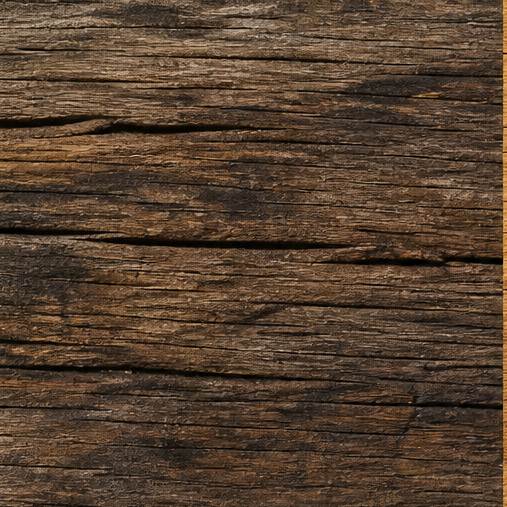
#> input picture design/progression/patches/wood-01.png, 507 x 507 px
$ python build-wood-patch-comparison.py
#> lines starting #> are read from the running program, lines starting #| are printed output that depends on the picture
#!/usr/bin/env python3
"""Montage: original patches (top) vs FFT-synthesized finals (bottom)."""

from __future__ import annotations

import sys
from pathlib import Path

from PIL import Image, ImageDraw, ImageFont

ROOT = Path(__file__).resolve().parents[1]
PATCH_DIR = ROOT / "design/progression/patches"
SYNTH_DIR = ROOT / "design/progression/synthesized"
OUT = ROOT / "design/progression/wood-patch-comparison.png"

LABEL_H = 28
GAP = 4
PAD = 8
COUNT = 6


def load_cell(path: Path, size: tuple[int, int]) -> Image.Image:
    img = Image.open(path).convert("RGB")
    return img.resize(size, Image.Resampling.LANCZOS)


def main() -> None:
    patch_dir = Path(sys.argv[1]) if len(sys.argv) > 1 else PATCH_DIR
    synth_dir = Path(sys.argv[2]) if len(sys.argv) > 2 else SYNTH_DIR
    out = Path(sys.argv[3]) if len(sys.argv) > 3 else OUT

    sample = Image.open(patch_dir / "wood-01.png")
#> sample is the input picture: PIL image 507x507 RGB; mean R, G, B 85.1, 64.6, 47.3
    cell_w, cell_h = sample.size
#> cell_w = 507; cell_h = 507

    cols = 3
    rows_panel = 2
    panel_h = LABEL_H + rows_panel * cell_h + (rows_panel - 1) * GAP
#> panel_h = 1046
    width = PAD * 2 + cols * cell_w + (cols - 1) * GAP
#> width = 1545
    height = PAD * 2 + panel_h * 2 + GAP
#> height = 2112

    canvas = Image.new("RGB", (width, height), (32, 32, 32))
#> canvas: PIL image 1545x2112 RGB; every value is 32
    draw = ImageDraw.Draw(canvas)
    try:
        font = ImageFont.truetype("/usr/share/fonts/truetype/dejavu/DejaVuSans.ttf", 14)
    except OSError:
        font = ImageFont.load_default()

    def paste_row(label: str, y_base: int, suffix: str, directory: Path) -> None:
#> called with label = 'Source patches (tight crop)', y_base = 8, suffix = '.png'
        draw.text((PAD, y_base), label, fill=(220, 220, 220), font=font)
        y = y_base + LABEL_H
        for i in range(1, COUNT + 1):
            col = (i - 1) % cols
            row = (i - 1) // cols
            x = PAD + col * (cell_w + GAP)
#> x = 8
            yy = y + row * (cell_h + GAP)
#> yy = 36
            path = directory / f"wood-{i:02d}{suffix}"
            canvas.paste(load_cell(path, (cell_w, cell_h)), (x, yy))
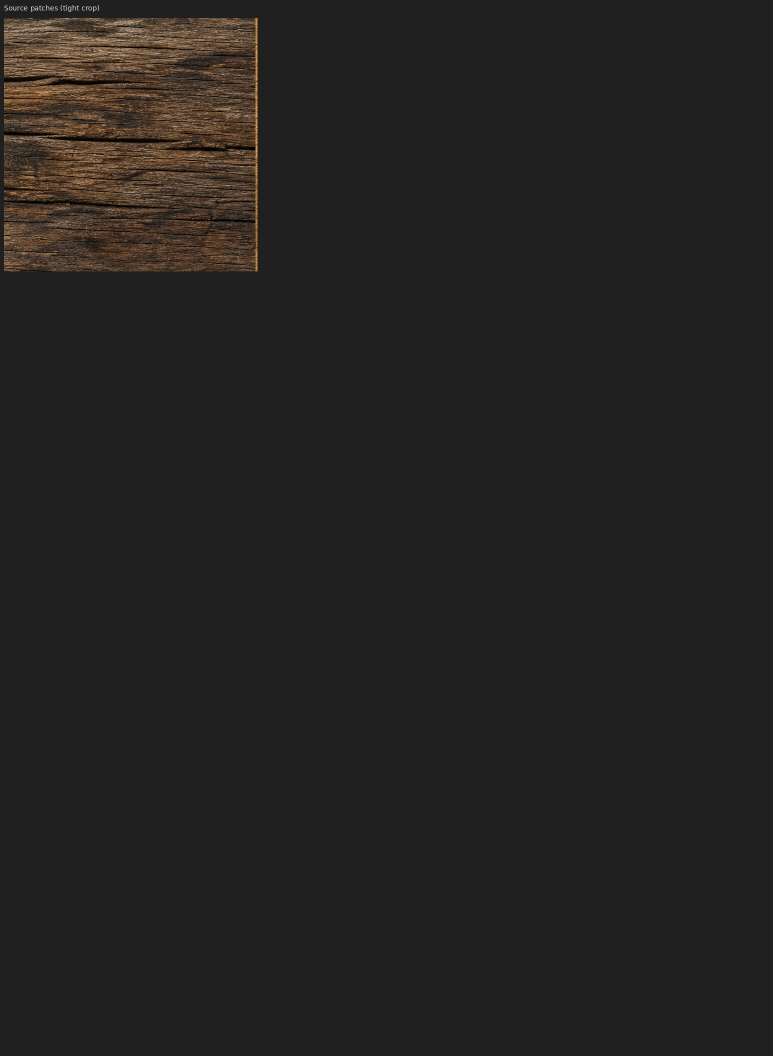
#> canvas: PIL image 1545x2112 RGB (shown at 1/2 size); mean R, G, B 36.2, 34.6, 33.2
#> pass 2 of the loop in paste_row, `for i in range(1, COUNT + 1):`:
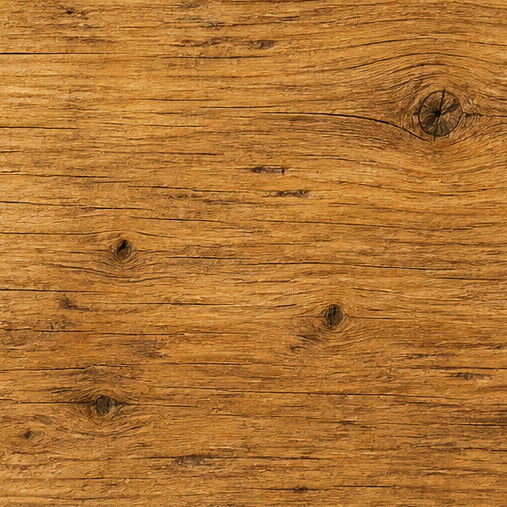
#> input picture design/progression/patches/wood-02.png, 507 x 507 px
#> in load_cell, img is the input picture: PIL image 507x507 RGB; mean R, G, B 177.1, 116.3, 51.7
#> in paste_row, `canvas.paste(load_cell(path, (cell_w, cell_h)), (x, yy))`:
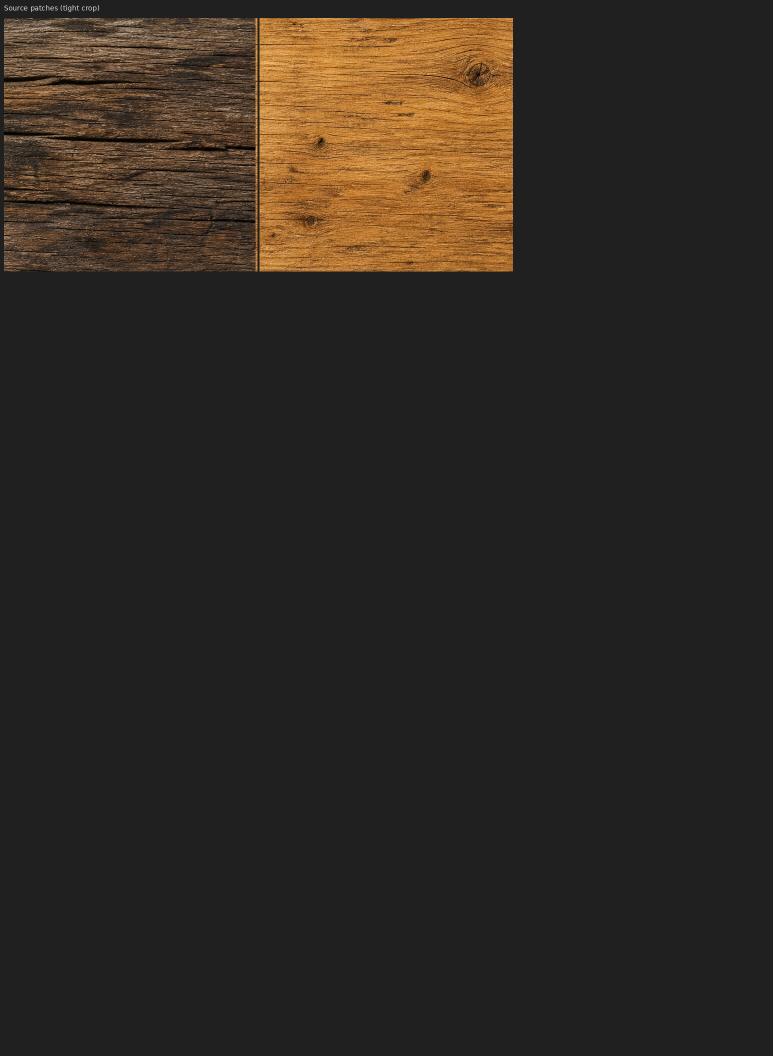
#> canvas: PIL image 1545x2112 RGB (shown at 1/2 size); mean R, G, B 47.6, 41.2, 34.8
#> pass 3 of the loop in paste_row, `for i in range(1, COUNT + 1):`:
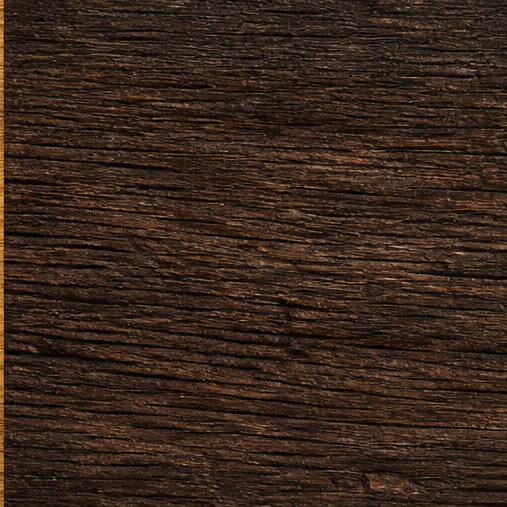
#> input picture design/progression/patches/wood-03.png, 507 x 507 px
#> in load_cell, img is the input picture: PIL image 507x507 RGB; mean R, G, B 55.7, 38, 27.6
#> in paste_row, `canvas.paste(load_cell(path, (cell_w, cell_h)), (x, yy))`:
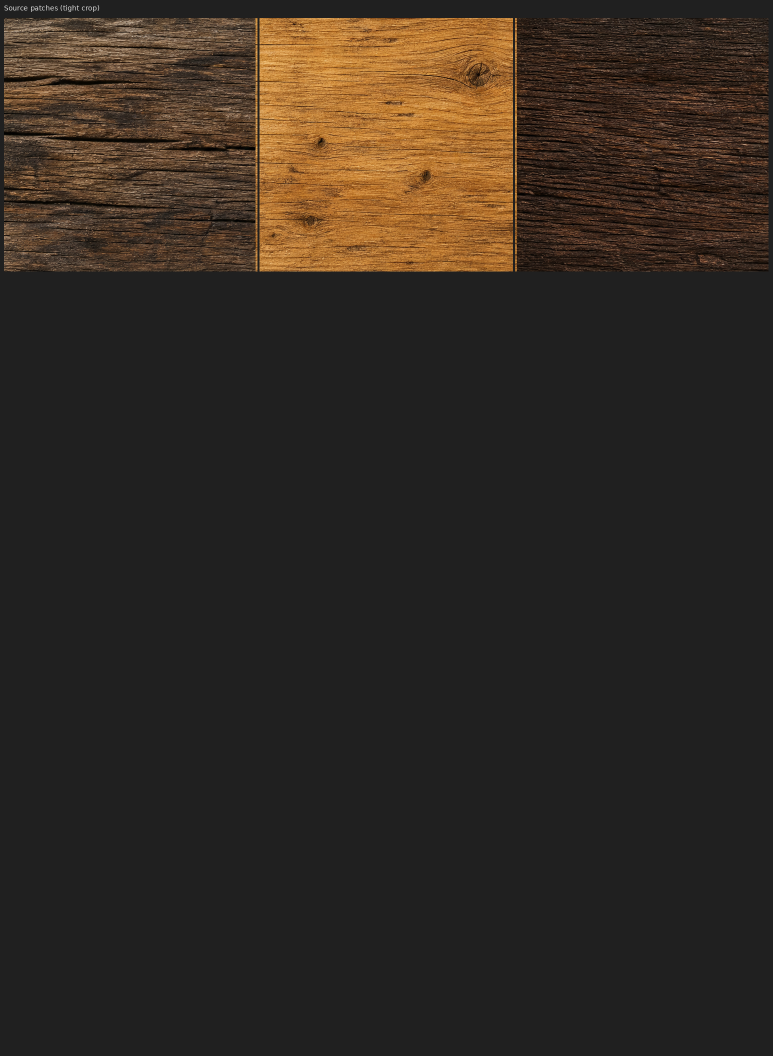
#> canvas: PIL image 1545x2112 RGB (shown at 1/2 size); mean R, G, B 49.5, 41.7, 34.4
#> the loop made 6 passes; the first 3 are shown

    paste_row("Source patches (tight crop)", PAD, ".png", patch_dir)
    paste_row("FFT synthesized (_final)", PAD + panel_h + GAP, "_final.png", synth_dir)

    out.parent.mkdir(parents=True, exist_ok=True)
    canvas.save(out)
    print(f"wrote {out} ({width}x{height})")


if __name__ == "__main__":
#> (the run stopped early here; a loop or call above may not have finished)
